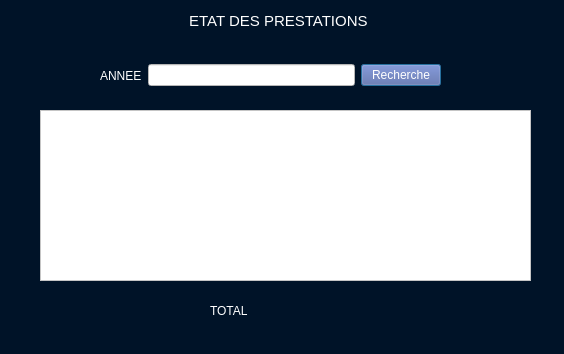
<?xml version="1.0" encoding="UTF-8"?>
<ui version="4.0">
 <class>etat</class>
 <widget class="QDialog" name="etat">
  <property name="geometry">
   <rect>
    <x>0</x>
    <y>0</y>
    <width>564</width>
    <height>354</height>
   </rect>
  </property>
  <property name="windowTitle">
   <string>Dialog</string>
  </property>
  <property name="styleSheet">
   <string notr="true">
background:#001328;
</string>
  </property>
  <widget class="QWidget" name="horizontalLayoutWidget">
   <property name="geometry">
    <rect>
     <x>100</x>
     <y>50</y>
     <width>341</width>
     <height>51</height>
    </rect>
   </property>
   <layout class="QHBoxLayout" name="horizontalLayout">
    <item>
     <widget class="QLabel" name="label_2">
      <property name="styleSheet">
       <string notr="true">color:white;</string>
      </property>
      <property name="text">
       <string>ANNEE</string>
      </property>
     </widget>
    </item>
    <item>
     <widget class="QLineEdit" name="txtValue">
      <property name="styleSheet">
       <string notr="true">background-color:white;
color:black;</string>
      </property>
     </widget>
    </item>
    <item>
     <widget class="QPushButton" name="pushButton">
      <property name="styleSheet">
       <string notr="true">background-color: #5864A4;
color:white;</string>
      </property>
      <property name="text">
       <string>Recherche</string>
      </property>
     </widget>
    </item>
   </layout>
  </widget>
  <widget class="QWidget" name="horizontalLayoutWidget_2">
   <property name="geometry">
    <rect>
     <x>210</x>
     <y>290</y>
     <width>160</width>
     <height>41</height>
    </rect>
   </property>
   <layout class="QHBoxLayout" name="horizontalLayout_2">
    <item>
     <widget class="QLabel" name="label">
      <property name="styleSheet">
       <string notr="true">color:white;</string>
      </property>
      <property name="text">
       <string>TOTAL</string>
      </property>
     </widget>
    </item>
    <item>
     <widget class="QLabel" name="label_5">
      <property name="styleSheet">
       <string notr="true">color:white;</string>
      </property>
      <property name="text">
       <string/>
      </property>
     </widget>
    </item>
   </layout>
  </widget>
  <widget class="QTableView" name="tableViewed">
   <property name="geometry">
    <rect>
     <x>40</x>
     <y>110</y>
     <width>491</width>
     <height>171</height>
    </rect>
   </property>
   <property name="styleSheet">
    <string notr="true">background-color:white;</string>
   </property>
  </widget>
  <widget class="QLabel" name="label_6">
   <property name="geometry">
    <rect>
     <x>160</x>
     <y>10</y>
     <width>241</width>
     <height>21</height>
    </rect>
   </property>
   <property name="styleSheet">
    <string notr="true">color:white;
font-size:15px;</string>
   </property>
   <property name="text">
    <string>       ETAT DES PRESTATIONS</string>
   </property>
  </widget>
 </widget>
 <resources/>
 <connections/>
</ui>
